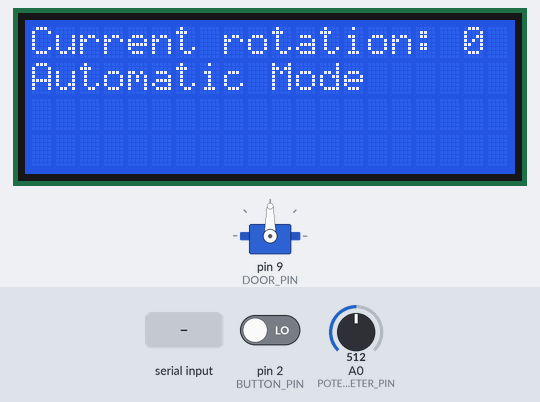
The program below on a simulated Arduino Uno, built with avr-gcc and run on an emulated ATmega328P. Shown: servo, 20×4 character LCD. The inputs (shaded band) are chosen by the test bench; at power-on: A0 (POTENTIOMETER_PIN) = 512, pin 2 (BUTTON_PIN) LOW. What the program prints to the serial monitor is not drawn.

Above: at 1.2 s.
1.3 s: "X90\n" received over Serial
At 2.9 s:
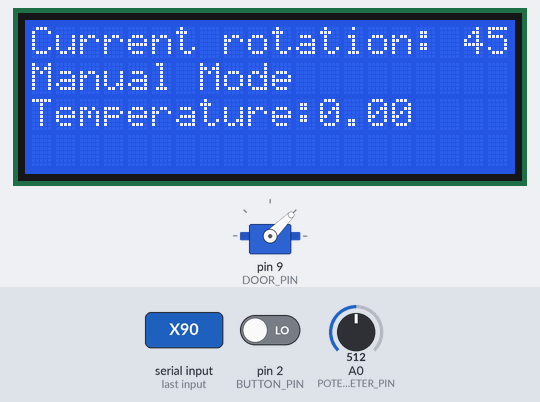
6.0 s: A0 (POTENTIOMETER_PIN) set to 716
At 6.3 s:
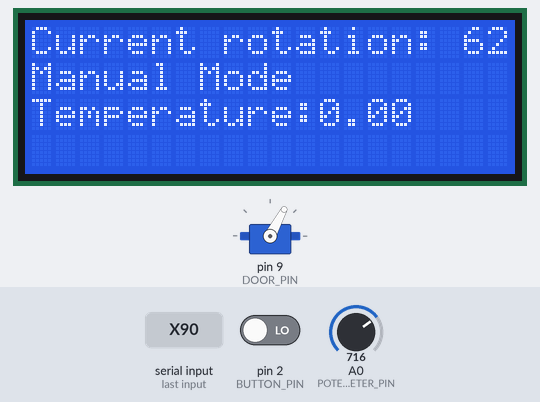
9.0 s: "P90\n" received over Serial
At 10.1 s:
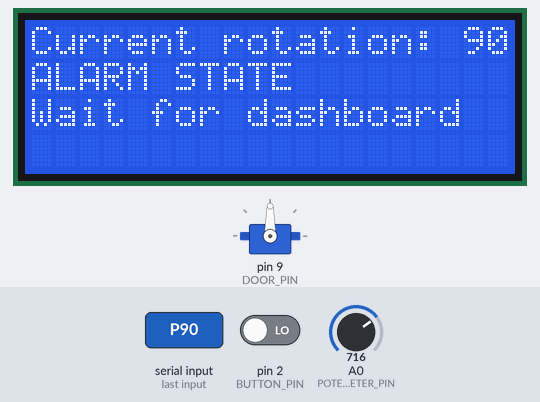
13.7 s: "P\n" received over Serial
At 15.1 s:
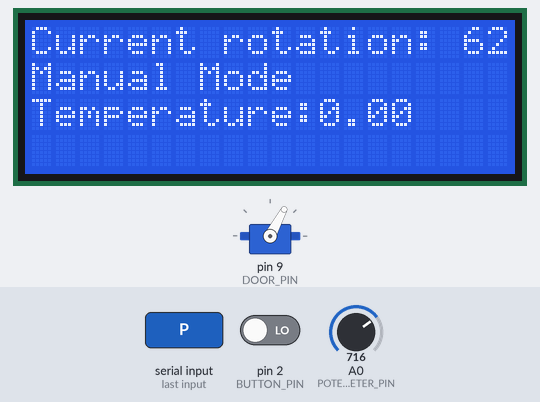
Timing chart, 0 to 16.7 s (numbered marks = the images above; inputs shaded):
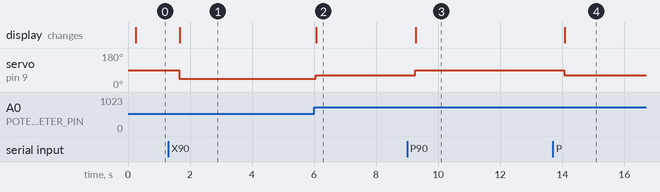

Measured:
- after the input at 1.3 s, servo on pin 9 (DOOR_PIN): 90° → 45° after 0.36 s; the display: changes after 0.37 s (image 1)
- after the input at 6.0 s, servo on pin 9 (DOOR_PIN): 45° → 62° after 0.06 s; the display: changes after 0.07 s (image 2)
- after the input at 9.0 s, servo on pin 9 (DOOR_PIN): 62° → 90° after 0.26 s; the display: changes after 0.27 s (image 3)
- after the input at 13.7 s, servo on pin 9 (DOOR_PIN): 90° → 62° after 0.37 s; the display: changes after 0.38 s (image 4)

The program:

main.cpp
```cpp
#include <Arduino.h>
#include "../lib/Scheduling/Scheduler.h"
#include "../lib/Tasks/DoorTask.h"
#include "../lib/Tasks/ButtonTask.h"
#include "../lib/Tasks/LcdTask.h"
#include "../lib/Scheduling/SharedData.h"
#include "../lib/Tasks/SerialReaderTask.h"
#include "../lib/Tasks/SerialWriterTask.h"
#include "../lib/Tasks/ModeTask.h"


#define BASE_PERIOD 50

#define DOOR_PIN 9
#define BUTTON_PIN 2
#define POTENTIOMETER_PIN A0

#define LCDADDRESS 0x27
#define LCDCOLS 20
#define LCDROWS 4

Scheduler* sched;
DoorTask* doorTask;
ButtonTask* buttonTask;
LcdTask* lcdTask;
SerialWriterTask* serialTask;
SerialReaderTask* serialTaskWriter;
ModeTask* modeTask;
SharedData share_data;

void initalizeSharedData(){
  share_data.door_rotation = 0;
  share_data.switch_mode = 0;
  share_data.current_temp = 0.0;
  share_data.switch_alarm = 0;
}

void setup() {
  initalizeSharedData();
  sched = new Scheduler();
  sched->init(BASE_PERIOD);

  buttonTask = new ButtonTask(BUTTON_PIN);
  buttonTask->init(BASE_PERIOD*2);

  //create tasks
  doorTask = new DoorTask(DOOR_PIN,POTENTIOMETER_PIN);
  doorTask->init(BASE_PERIOD*4);

  lcdTask = new LcdTask(LCDADDRESS,LCDCOLS,LCDROWS);
  lcdTask->init(BASE_PERIOD*4);

  serialTask = new SerialWriterTask();
  serialTask->init(BASE_PERIOD*6);

  serialTaskWriter = new SerialReaderTask();
  serialTaskWriter->init(BASE_PERIOD*4);

  modeTask = new ModeTask();
  modeTask->init(BASE_PERIOD*2);

  //add tasks
  sched->addTask(buttonTask);
  sched->addTask(doorTask);
  sched->addTask(lcdTask);
  sched->addTask(serialTask);
  sched->addTask(modeTask);
  sched->addTask(serialTaskWriter);
}

void loop() {
  // put your main code here, to run repeatedly:
  sched->schedule();
}
```

Button.cpp
```cpp
#include "../lib/Components/Button.h"
#include <Arduino.h>

Button::Button(int pin){
    Button::pin = pin;
}

bool Button::isPressed(){
    return  digitalRead(Button::pin);
}
```

ButtonTask.cpp
```cpp
#include "../lib/Tasks/ButtonTask.h"
#include "../lib/Scheduling/SharedData.h"

extern struct SharedData share_data;

ButtonTask::ButtonTask(int pin){
    ButtonTask::button_handler = new Button(pin);
    ButtonTask::button_pin = pin;
}

void ButtonTask::init(int period){
    Task::init(period);
    status = NOT_PRESSED;
    prev_status = status;
}

void ButtonTask::tick(){
    //no commands taken under alarm
    if(share_data.current_mode == SYSTEM_PANIC)return;

    int press = button_handler->isPressed();
    if(!share_data.switch_mode){
        if(press){
            status = PRESSED;
        }
        else if(!press && status==PRESSED)
        {
            share_data.switch_mode = 1;
            status = NOT_PRESSED;
        }
    }
}
```

Door.cpp
```cpp
#include "../lib/Components/Door.h"
#include <Arduino.h>

Door::Door(int pin){
    handler.attach(pin);
    Door::pin = pin;
    pinMode(pin,OUTPUT);
}

void Door::setAngle(int angle){
    handler.write(angle);
}
```

DoorTask.cpp
```cpp
#include "../lib/Tasks/DoorTask.h"
#include "../lib/Scheduling/SharedData.h"
#include <Arduino.h>


extern struct SharedData share_data;

DoorTask::DoorTask(int doorPin,int potPin){
    DoorTask::door = new Door(doorPin);
    DoorTask:pot = new Potentiometer(potPin);
}

void DoorTask::init(int period){
    Task::init(period);
}

void DoorTask::tick(){

    long door_rot = prev_door_rot;

    if(share_data.current_mode==AUTO_MODE){
        door_rot=share_data.window_rot;
    }
    else if(share_data.current_mode==MANUAL_MODE){
        door_rot=pot->read();
        share_data.window_rot = door_rot;
    }
    else{
        door_rot=90;
    }

    //invoke door device only if necessary
    if(door_rot!=prev_door_rot){
        door->setAngle(door_rot);
        share_data.door_rotation = door_rot;
        prev_door_rot = door_rot;
    }

}
```

ModeTask.cpp
```cpp
#include "../lib/Tasks/ModeTask.h"
#include "../lib/Scheduling/SharedData.h"

extern struct SharedData share_data;

ModeTask::ModeTask(){

}

void ModeTask::init(int period){
    Task::init(period);
    state = AUTO_MODE;
    share_data.current_mode = AUTO_MODE;
}

void ModeTask::tick(){

    if(share_data.switch_alarm){
        share_data.current_mode = (share_data.current_mode == SYSTEM_PANIC ? MANUAL_MODE : SYSTEM_PANIC);
        share_data.switch_alarm = 0;
    }

    //no mode switch under SYSTEM_PANIC
    if(share_data.current_mode == SYSTEM_PANIC)return;

    if(share_data.switch_mode){
        share_data.switch_mode = 0;
        if(share_data.current_mode==AUTO_MODE){
            share_data.current_mode = MANUAL_MODE;
        }
        else{
            share_data.current_mode = AUTO_MODE;
        }
    }
}
```

Potentiometer.cpp
```cpp
#include <Arduino.h>
#include "../lib/Components/Potentiometer.h"

Potentiometer::Potentiometer(int pin){
    Potentiometer::pin = pin;
}

int Potentiometer::read(bool convert_to_angles=true){
    int read_value = analogRead(pin);

    if(convert_to_angles){
        return Potentiometer::voltage_to_angles(read_value);
    }

    return read_value;
}

long Potentiometer::voltage_to_angles(int voltage){
    return map(voltage, 0, 1023, 0, 90);
}
```

Scheduler.cpp
```cpp
#include "../lib/Scheduling/Scheduler.h"


//Code retrieved from the iot course (2024-2025)
void Scheduler::init(int basePeriod){
  this->basePeriod = basePeriod;
  timer.setupPeriod(basePeriod);
  nTasks = 0;
  Serial.begin(9600);
}

bool Scheduler::addTask(Task* task){
  if (nTasks < MAX_TASKS-1){
    taskList[nTasks] = task;
    nTasks++;
    return true;
  } else {
    return false;
  }
}

void Scheduler::schedule(){
  timer.waitForNextTick();
  for (int i = 0; i < nTasks; i++){
    if (taskList[i]->updateAndCheckTime(basePeriod)){
      taskList[i]->tick();
    }
  }
}
```

SerialHandler.cpp
```cpp
#include "../lib/Components/SerialHandler.h"

#define MAX_BUFFER_SIZE 64


SerialHandler::SerialHandler(){
    Serial.begin(9600);
}

//integer returns success of operation (success=1 and failure=0),if operation is successful,reader will contain the values
int SerialHandler::tryRead(char* reader){
    if(Serial.available()>0){
        int read_len = Serial.readBytes(reader, MAX_BUFFER_SIZE);
        reader[min(read_len,63)] = 0;
        return read_len>0;
    }
    return 0;
}

int SerialHandler::tryReadline(char* reader){
    if(Serial.available()>0){
        int read_len = Serial.readBytesUntil('\n',reader,MAX_BUFFER_SIZE);
        reader[min(read_len,63)] = 0;
        return read_len>0;
    }
    return 0;
}

int SerialHandler::tryWrite(char* message){
    Serial.print(message);
    return 1;
}

int SerialHandler::tryWrite(double message){
    Serial.print(message);
    return 1;
}

int SerialHandler::tryWrite(int message){
    Serial.println(message);
    return 1;
}

int SerialHandler::tryWriteLine(char* message){
    Serial.println(message);
    return 1;
}

int SerialHandler::tryWriteLine(int message){
    Serial.println(message);
    return 1;
}

int SerialHandler::tryWriteLine(double message){
    Serial.println(message);
    return 1;
}
```

SerialReaderTask.cpp
```cpp
#include "../lib/Tasks/SerialReaderTask.h"
#include "../lib/Scheduling/SharedData.h"

extern struct SharedData share_data;
#define MAX_BUFFER_SIZE 32
#define MAX_READS_IN_A_TICK 5

SerialReaderTask::SerialReaderTask(){
    handler = new SerialHandler();
}

void SerialReaderTask::init(int period){
    Task::init(period);
    buffer = (char*)(malloc(MAX_BUFFER_SIZE));
}

void SerialReaderTask::handleSwitchToManualCommand(){
    if(share_data.current_mode==AUTO_MODE){
        share_data.switch_mode = 1;
    }
}

void SerialReaderTask::handleAlarmModeCommand(){
    share_data.switch_alarm = 1;
}

void SerialReaderTask::handleRotationCommand(){
    String read_bytes = buffer;
    char delimiter [] = "|";
    char * data = strtok(buffer,delimiter);

    //update data
    if(data!=NULL){

        if(share_data.current_mode == AUTO_MODE){
            share_data.window_rot = atoi(data);
        }

        data = strtok(nullptr,delimiter);
        if(data!=NULL){
            double s = atof(data);
            share_data.current_temp = s;
        }
    }
}

void SerialReaderTask::tick(){
    //read possible commands from Python API
    int i =0;
    int success = 1;
    while(i<MAX_READS_IN_A_TICK && (success = handler->tryReadline(buffer))>0){
        handler->tryWriteLine(buffer);
        if(buffer[0]=='X'){
            handleSwitchToManualCommand();
        }
        else if(buffer[0]=='P'){
            handleAlarmModeCommand();
        }
        else{
            handleRotationCommand();
        }
    }
}
```

SerialTask.cpp
```cpp
#include "../lib/Tasks/SerialTask.h"
#include "../lib/Scheduling/SharedData.h"

extern struct SharedData share_data;
#define MAX_BUFFER_SIZE 32

SerialTask::SerialTask(){
    handler = new SerialHandler();
}

void SerialTask::init(int period){
    Task::init(period);
    buffer = (char*)(malloc(MAX_BUFFER_SIZE));
}

void SerialTask::tick(){
    //read possible commands from Python API
    int success = handler->tryRead(buffer);
    Serial.println(success);
    if(success){
        String read_bytes = buffer;
        char delimiter [] = "|";
        char * data = strtok(buffer,delimiter);

        //update data
        if(data!=NULL){
            share_data.window_rot = atoi(data);
            data = strtok(nullptr,delimiter);
            if(data!=NULL){
                double s = atof(data);
                share_data.current_temp = s;
            }
        }

    }
}
```

SerialWriterTask.cpp
```cpp
#include "../lib/Tasks/SerialWriterTask.h"
#include "../lib/Scheduling/SharedData.h"

extern struct SharedData share_data;
#define MAX_BUFFER_SIZE 32

SerialWriterTask::SerialWriterTask(){
    handler = new SerialHandler();
}

void SerialWriterTask::init(int period){
    Task::init(period);
}

void SerialWriterTask::tick(){
    handler->tryWriteLine(share_data.window_rot);
}
```

Timer.cpp
```cpp
#include "Timer.h"
#include "Arduino.h"


Timer::Timer(){
  last_tick = 0;
}

/* period in ms */
void Timer::setupPeriod(int period){
  base_period = period;
}

void Timer::waitForNextTick(){
  /* wait for timer signal */
  while((last_timestamp_tracked =millis())-last_tick<base_period) {}
  last_tick = last_timestamp_tracked;
}

unsigned long Timer::getTotalTimeElapsed(){
  return millis();
}
```

Lcd.cpp
```cpp
#include "../Components/Lcd.h"


Lcd::Lcd(int address, int cols, int rows):lcd(address,cols,rows){

}

void Lcd::init(){
    lcd.init();
    lcd.backlight();
    lcd.clear();
}

void Lcd::message(const char* msg,int line = 0,int clear = 0){
    if(clear){
        lcd.clear();
    }
    lcd.setCursor(0,line);
    lcd.print(msg);
}

void Lcd::clear(){
    lcd.clear();
}

void Lcd::close(){
    lcd.clear();
    lcd.noBacklight();
}
```

LcdTask.cpp
```cpp
#include "../lib/Tasks/LcdTask.h"
#include "../lib/Scheduling/SharedData.h"

extern struct SharedData share_data;

LcdTask::LcdTask(int address, int cols, int rows){
    this->lcd = new Lcd(address, cols, rows);
    this->currentMsg = "Current rotation (in angles):";
}

void LcdTask::init(int period){
    Task::init(period);
    lcd->init();
}

void LcdTask::tick(){
    char msg[32];
    sprintf(msg, "Current rotation: %d", share_data.door_rotation);

    if(share_data.current_mode == MANUAL_MODE){
        lcd->message(msg,0,1);
        sprintf(msg, "Manual Mode");
        lcd->message(msg,1,0);
        sprintf(msg, "Temperature:%s",String(share_data.current_temp).c_str());
        lcd->message(msg,2,0);
    }
    else if(share_data.current_mode == AUTO_MODE){
        lcd->message(msg,0,1);
        sprintf(msg, "Automatic Mode");
        lcd->message(msg,1,0);
    }
    else{
        lcd->message(msg,0,1);
        sprintf(msg, "ALARM STATE");
        lcd->message(msg,1,0);
        sprintf(msg, "Wait for dashboard");
        lcd->message(msg,2,0);
    }

    prev_displayed_state = share_data.current_mode;

}

void LcdTask::updateMsg(const char* msg){
    currentMsg = msg;
}
```
